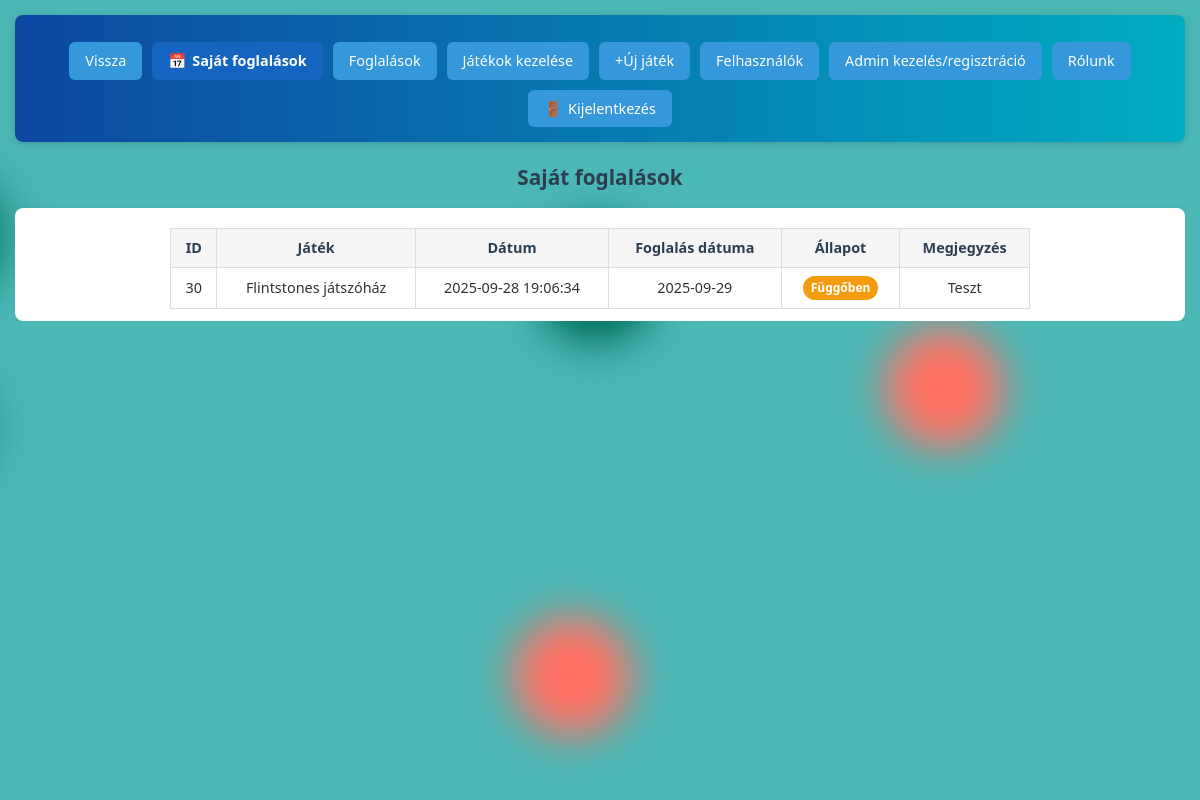
/frontend/user_bookings.php (signed in), run on the app's committed database.
### tables this page shows
CREATE TABLE `bookings` (
  `id` int(11) NOT NULL,
  `user_id` int(11) NOT NULL,
  `game_id` int(11) NOT NULL,
  `booking_date` date NOT NULL,
  `status` enum('Függőben','Jóváhagyva','Elutasítva','Törölve') DEFAULT 'Függőben',
  `note` text DEFAULT NULL,
  `created_at` timestamp NOT NULL DEFAULT current_timestamp()
);

CREATE TABLE `games` (
  `id` int(11) NOT NULL,
  `name` varchar(100) NOT NULL,
  `description` text DEFAULT NULL,
  `price` decimal(10,2) DEFAULT 0.00,
  `image_url` varchar(255) DEFAULT NULL,
  `created_at` timestamp NOT NULL DEFAULT current_timestamp()
);

### frontend/user_bookings.php (the view, shortened to what this page needs)
<?php
require '../backend/db.php';
$bookings = $pdo->prepare("
    SELECT b.id, g.name AS game_name, b.booking_date, b.created_at, b.status, b.note
    FROM bookings b
    JOIN games g ON b.game_id = g.id
    WHERE b.user_id = ? AND b.status != 'Törölve'
    ORDER BY b.booking_date DESC
");
$bookings->execute([$_SESSION['user_id']]);
$bookings = $bookings->fetchAll();
?>
<!DOCTYPE html>
<html lang="hu">
<head>
    <link rel="stylesheet" href="../frontend/styles.css">
</head>
<body>
    <div class="background">
        <span class="ball"></span>
        <span class="ball"></span>
        <span class="ball"></span>
        <span class="ball"></span>
        <span class="ball"></span>
        <span class="ball"></span>
        <span class="ball"></span>
        <span class="ball"></span>
    </div>
    <header>
        <nav>
            <a href="index.php">Vissza</a>
            <a href="user_bookings.php" class="active"><span>📅</span> Saját foglalások</a>
            <?php if ($_SESSION['role'] === 'admin'): ?>
                <a href="admin.php">Foglalások</a>
                <a href="admin_games.php">Játékok kezelése</a>
                <a href="add_game.php">+Új játék</a>
                <a href="users.php">Felhasználók</a>
                <a href="admin_register.php">Admin kezelés/regisztráció</a>
            <?php endif; ?>
            <a href="about_us.php">Rólunk</a>
            <a href="../backend/logout.php"><span>🚪</span> Kijelentkezés</a>
        </nav>
    </header>
    <main class="admin-content">
        <h3>Saját foglalások</h3>
        <div class="table-container">
            <table>
                <tbody>
                    <thead>
                        <tr>
                            <th data-label="ID">ID</th>
                            <th data-label="Játék">Játék</th>
                            <th data-label="Dátum">Dátum</th>
                            <th data-label="Foglalás dátuma">Foglalás dátuma</th>
                            <th data-label="Állapot">Állapot</th>
                            <th data-label="Megjegyzés">Megjegyzés</th>
                        </tr>
                        <?php foreach ($bookings as $b): ?>
                            <tr>
                                <td data-label="ID"><?= $b['id'] ?></td>
                                <td data-label="Játék"><?= htmlspecialchars($b['game_name']) ?></td>
                                <td data-label="Dátum"><?= htmlspecialchars($b['created_at']) ?></td>
                                <td data-label="Foglalás dátuma"><?= htmlspecialchars($b['booking_date']) ?></td>
                                <td data-label="Állapot">
                                    <span class="status-badge status-<?= strtolower($b['status']) ?>">
                                        <?= htmlspecialchars($b['status']) ?>
                                    </span>
                                </td>
                                <td data-label="Megjegyzés"><?= htmlspecialchars($b['note']) ?></td>
                            </tr>
                        <?php endforeach; ?>
                    </thead>
                </tbody>
            </table>
        </div>
    </main>
</body>
</html>

### frontend/styles.css (style rules this page uses)
* { box-sizing: border-box; margin: 0; padding: 0; }
html { font-size: 16px; -webkit-text-size-adjust: 100%; }
body { font-family: "Segoe UI", Tahoma, Geneva, Verdana, sans-serif; line-height: 1.5; color: #333; padding: 15px; font-size: 1rem; overflow-x: hidden; width: 100%; max-width: 100vw; }
header { display: flex; flex-direction: column; align-items: center; background: linear-gradient(90deg, #0d47a1, #00acc1); color: white; padding: 15px; border-radius: 8px; margin-bottom: 20px; text-align: center; box-shadow: 0 2px 8px rgba(0, 0, 0, 0.15); }
nav { display: flex; gap: 10px; flex-wrap: wrap; justify-content: center; margin-top: 12px; width: 100%; }
nav a { color: white; text-decoration: none; padding: 8px 16px; border-radius: 6px; background-color: #3498db; transition: all 0.3s ease; font-weight: 500; display: flex; align-items: center; gap: 6px; font-size: 0.9rem; }
nav a.active { background-color: #1565c0; font-weight: bold; }
h3 { margin-bottom: 15px; color: #2c3e50; text-align: center; font-size: 1.3rem; }
.admin-content { width: 100%; max-width: 100%; overflow-x: hidden; }
.table-container { overflow-x: auto; background-color: white; border-radius: 8px; box-shadow: 0 2px 8px rgba(0, 0, 0, 0.1); padding: 12px; text-align: center; margin: 0 auto; }
table { margin-left: auto; margin-right: auto; width: 75%; border-collapse: collapse; margin-top: 8px; table-layout: auto; }
table th, table td { padding: 8px 10px; text-align: center; vertical-align: middle; font-size: 0.9rem; border: 1px solid #ddd; word-wrap: break-word; background-color: white; }
table th { font-weight: bold; color: #2c3e50; font-size: 0.9rem; background-color: #f5f5f5; }
.background { position: fixed; width: 100vw; height: 100vh; top: 0; left: 0; background: #4cb8b6; overflow: hidden; z-index: -1; }
.ball { position: absolute; width: 15vmin; height: 15vmin; border-radius: 50%; backface-visibility: hidden; animation: move linear infinite; }
.ball:nth-child(odd) { color: #006d5b; }
.ball:nth-child(even) { color: #ff6f61; }
.ball:nth-child(1) { top: 77%; left: 88%; animation-duration: 40s; animation-delay: -3s; transform-origin: 16vw -2vh; box-shadow: 40vmin 0 5.703076368487546vmin currentColor; }
.ball:nth-child(2) { top: 42%; left: 2%; animation-duration: 53s; animation-delay: -29s; transform-origin: -19vw 21vh; box-shadow: -40vmin 0 5.17594621519026vmin currentColor; }
.ball:nth-child(3) { top: 28%; left: 18%; animation-duration: 49s; animation-delay: -8s; transform-origin: -22vw 3vh; box-shadow: 40vmin 0 5.248179047256236vmin currentColor; }
.ball:nth-child(4) { top: 50%; left: 79%; animation-duration: 26s; animation-delay: -21s; transform-origin: -17vw -6vh; box-shadow: 40vmin 0 5.279749632220298vmin currentColor; }
.ball:nth-child(5) { top: 46%; left: 15%; animation-duration: 36s; animation-delay: -40s; transform-origin: 4vw 0vh; box-shadow: -40vmin 0 5.964309466052033vmin currentColor; }
.ball:nth-child(6) { top: 77%; left: 16%; animation-duration: 31s; animation-delay: -10s; transform-origin: 18vw 4vh; box-shadow: 40vmin 0 5.178483653434181vmin currentColor; }
.ball:nth-child(7) { top: 22%; left: 17%; animation-duration: 55s; animation-delay: -6s; transform-origin: 1vw -23vh; box-shadow: -40vmin 0 5.703026794398318vmin currentColor; }
.ball:nth-child(8) { top: 41%; left: 47%; animation-duration: 43s; animation-delay: -28s; transform-origin: 25vw -3vh; box-shadow: 40vmin 0 5.196265905749415vmin currentColor; }
.status-badge { padding: 3px 8px; border-radius: 12px; font-size: 0.75rem; font-weight: bold; display: inline-block; }
.status-függőben { background-color: #f39c12; color: white; }

### data on the page
bookings: id "30", game.name "Flintstones játszóház", created_at "2025-09-28 19:06:34", booking_date "2025-09-29", status "Függőben", note "Teszt"
